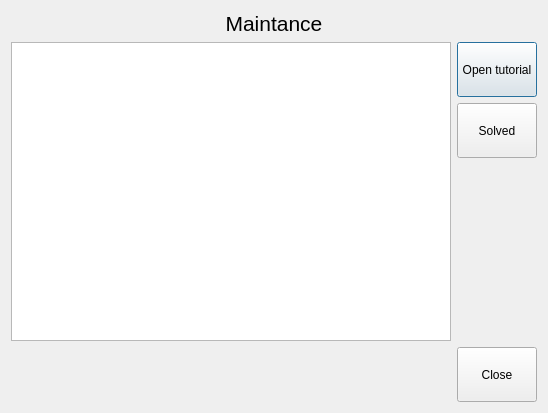
<?xml version="1.0" encoding="UTF-8"?>
<ui version="4.0">
 <class>MaintanceWidget</class>
 <widget class="QDialog" name="MaintanceWidget">
  <property name="geometry">
   <rect>
    <x>0</x>
    <y>0</y>
    <width>548</width>
    <height>413</height>
   </rect>
  </property>
  <property name="windowTitle">
   <string>Dialog</string>
  </property>
  <layout class="QVBoxLayout" name="verticalLayout_2">
   <item>
    <widget class="QLabel" name="label">
     <property name="font">
      <font>
       <pointsize>16</pointsize>
      </font>
     </property>
     <property name="text">
      <string>Maintance</string>
     </property>
     <property name="alignment">
      <set>Qt::AlignCenter</set>
     </property>
    </widget>
   </item>
   <item>
    <layout class="QHBoxLayout" name="horizontalLayout">
     <item>
      <widget class="QListWidget" name="listWidget">
       <property name="font">
        <font>
         <pointsize>16</pointsize>
        </font>
       </property>
      </widget>
     </item>
     <item>
      <layout class="QVBoxLayout" name="verticalLayout">
       <item>
        <widget class="QPushButton" name="pButtonTutorial">
         <property name="minimumSize">
          <size>
           <width>80</width>
           <height>55</height>
          </size>
         </property>
         <property name="text">
          <string>Open tutorial</string>
         </property>
        </widget>
       </item>
       <item>
        <widget class="QPushButton" name="pButtonSolved">
         <property name="minimumSize">
          <size>
           <width>80</width>
           <height>55</height>
          </size>
         </property>
         <property name="text">
          <string>Solved</string>
         </property>
        </widget>
       </item>
       <item>
        <spacer name="verticalSpacer">
         <property name="orientation">
          <enum>Qt::Vertical</enum>
         </property>
         <property name="sizeHint" stdset="0">
          <size>
           <width>20</width>
           <height>40</height>
          </size>
         </property>
        </spacer>
       </item>
      </layout>
     </item>
    </layout>
   </item>
   <item>
    <layout class="QHBoxLayout" name="horizontalLayout_2">
     <item>
      <spacer name="horizontalSpacer">
       <property name="orientation">
        <enum>Qt::Horizontal</enum>
       </property>
       <property name="sizeHint" stdset="0">
        <size>
         <width>40</width>
         <height>20</height>
        </size>
       </property>
      </spacer>
     </item>
     <item>
      <widget class="QPushButton" name="pButtonClose">
       <property name="minimumSize">
        <size>
         <width>80</width>
         <height>55</height>
        </size>
       </property>
       <property name="text">
        <string>Close</string>
       </property>
      </widget>
     </item>
    </layout>
   </item>
  </layout>
 </widget>
 <resources/>
 <connections/>
</ui>
